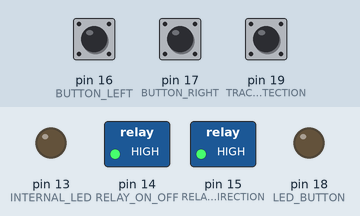
Bench run of a sketch on a simulated Arduino Uno, built with avr-gcc and run on an emulated ATmega328P. Shown: switched loads named in the sketch (green lamp = pin HIGH), output pins drawn as LEDs (lit = HIGH). Dashed ring = blinking. The test bench sets the inputs (shaded band); at power-on: pin 16 (BUTTON_LEFT) HIGH, pin 19 (TRACK_DETECTION) HIGH, pin 17 (BUTTON_RIGHT) HIGH.

Above: at 1.2 s.
1.3 s: pin 16 (BUTTON_LEFT) pulled LOW for 0.15 s
At 1.7 s:
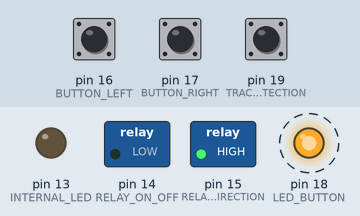
4.3 s: pin 19 (TRACK_DETECTION) pulled LOW for 0.15 s
At 4.7 s:
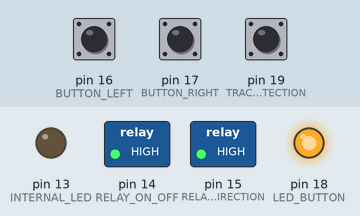
5.9 s: pin 17 (BUTTON_RIGHT) pulled LOW for 0.15 s
At 6.3 s:
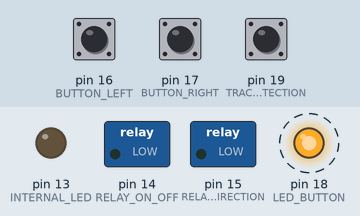
8.9 s: pin 16 (BUTTON_LEFT) pulled LOW for 1 s
At 9.06 s:
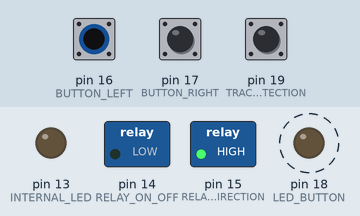
11.9 s: pin 17 (BUTTON_RIGHT) pulled LOW for 1 s
At 12.06 s:
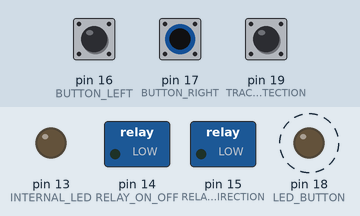
Timing chart, 0 to 15.9 s (numbered marks = the images above; inputs shaded):
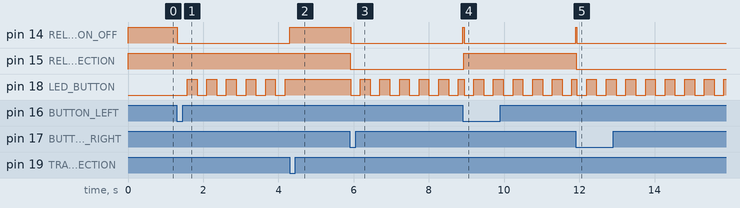

Measured:
- after the input at 1.3 s, pin 14 (RELAY_ON_OFF): HIGH → LOW at once; pin 18 (LED_BUTTON): alternates HIGH for 0.26 s and LOW for 0.26 s, starting after 0.27 s
- after the input at 4.3 s, pin 14 (RELAY_ON_OFF): LOW → HIGH at once; pin 18 (LED_BUTTON): stops changing and stays HIGH
- after the input at 5.9 s, pin 14 (RELAY_ON_OFF), pin 15 (RELAY_DIRECTION): HIGH → LOW at once; pin 18 (LED_BUTTON): alternates HIGH for 0.26 s and LOW for 0.26 s, starting at once
- after the input at 8.9 s, pin 14 (RELAY_ON_OFF): LOW → HIGH at once, → LOW 0.03 s later; pin 15 (RELAY_DIRECTION): LOW → HIGH at once
- after the input at 11.9 s, pin 14 (RELAY_ON_OFF): LOW → HIGH at once, → LOW 0.03 s later; pin 15 (RELAY_DIRECTION): HIGH → LOW at once

The sketch:

RocoVandskiva.ino
```cpp
/*
 * Flatkabel till Roco vändskiva
 * Svart:  Räl hytt
 * Brun:
 * Röd:    Detektering spårläge
 * Orange: Motor
 * Gul:    Detektering spårläge
 * Grön:   Motor
 * Blå:
 * Lila:   Räl ej hytt
 *
 *
 * Svart: GND
 * Blå:   +5v
 * Röd:   A0, 14, Relä på/av
 * Grön:  A1, 15, Relä riktning
 *
 * Sladd till strömbrytare och lysdiod
 * Svart:  GND
 * Grön:   A2, D16
 * Gul:    A3, D17
 * Orange: A4, D18
 */


const int INTERNAL_LED = 13;               // PB5
const int RELAY_ON_OFF = 14;      // PC0, Röd
const int RELAY_DIRECTION = 15;   // PC1, Grön
const int RELAY_ON = LOW;
const int RELAY_OFF = HIGH;
const bool LEFT = true;
const bool RIGHT = false;

const int BUTTON_LEFT = 16;
const int BUTTON_RIGHT= 17;
const int LED_BUTTON = 18;
const int TRACK_DETECTION = 19;

const long MAX_UNSIGNED_LONG = 0xFFFFFFFFL;

void setup() {
  //Initialize serial and wait for port to open:
  Serial.begin(9600);
  while (!Serial) {
    ; // wait for serial port to connect. Needed for native USB port only
  }

  // put your setup code here, to run once:
  digitalWrite(INTERNAL_LED, LOW);
  pinMode(INTERNAL_LED, OUTPUT);
  digitalWrite(RELAY_ON_OFF, RELAY_OFF);
  digitalWrite(RELAY_DIRECTION, RELAY_OFF);
  pinMode(RELAY_ON_OFF, OUTPUT);
  pinMode(RELAY_DIRECTION, OUTPUT);
  pinMode(BUTTON_LEFT, INPUT_PULLUP);
  pinMode(BUTTON_RIGHT, INPUT_PULLUP);
  pinMode(LED_BUTTON, OUTPUT);
  pinMode(TRACK_DETECTION, INPUT_PULLUP);
}


bool buttonLeftIsDown = false;
bool buttonRightIsDown = false;
bool trackDetectionInput = false;
long buttonLeftCount = 0;
long buttonRightCount = 0;
long trackDetectionInputCount = 0;

bool isRunning = false;
bool isRunningLeft = true;
unsigned long counter = 0;
unsigned long lastCounter = 0;
bool waitForTrackDetectionOff = false;

bool ledIsOn = false;
int ledCount = 0;


long timeDiff(long first, long second) {
  return second - first;
}


void checkKeys() {
  if (digitalRead(BUTTON_LEFT) == LOW) {
    buttonLeftIsDown = true;
    buttonLeftCount = counter;
  } else if (timeDiff(buttonLeftCount,counter) > 5) {   // 50 ms
    buttonLeftIsDown = false;
  }

  if (digitalRead(BUTTON_RIGHT) == LOW) {
    buttonRightIsDown = true;
    buttonRightCount = counter;
  } else if (timeDiff(buttonRightCount,counter) > 5) {   // 50 ms
    buttonRightIsDown = false;
  }

  if (digitalRead(TRACK_DETECTION) == LOW) {
    trackDetectionInput = true;
    trackDetectionInputCount = counter;
  } else if (timeDiff(trackDetectionInputCount,counter) > 50) {   // 500 ms
    trackDetectionInput = false;
  }
}


char lastChar = 0;

void printChar(int ch) {
  if (lastChar == ch) return;
  Serial.write(ch);
  lastChar = ch;
}


void startTurntable(bool direction) {

  digitalWrite(RELAY_DIRECTION, direction ? RELAY_OFF : RELAY_ON);

  delay(10);  // Give some time before turning on power after the relay for the direction has been set.

  digitalWrite(RELAY_ON_OFF, RELAY_ON);

  isRunning = true;
  isRunningLeft = direction;
  waitForTrackDetectionOff = true;
  ledIsOn = false;
  ledCount = 0;

  digitalWrite(LED_BUTTON, LOW);
}


void stopTurntable() {
  digitalWrite(RELAY_ON_OFF, RELAY_OFF);
  isRunning = false;
  delay(10);
}


void setLed() {
  ledCount++;
  if (ledCount > 25) {
    if (ledIsOn) {
      ledIsOn = false;
      digitalWrite(LED_BUTTON, LOW);
    } else {
      ledIsOn = true;
      digitalWrite(LED_BUTTON, HIGH);
    }
    ledCount = 0;
  }
}


bool getTrackDetection() {
  bool trackDetection = trackDetectionInput;

  if (!trackDetection) {
    waitForTrackDetectionOff = false;
  }

  if (waitForTrackDetectionOff) {
    trackDetection = false;
  }

  return trackDetection;
}


void loop() {

  delay(10);  // 10 ms
  counter++;

  checkKeys();

  if (buttonLeftIsDown || buttonRightIsDown) {
    waitForTrackDetectionOff = true;
  }

  if (isRunning) {

    setLed();

    if (!buttonLeftIsDown && !buttonRightIsDown && getTrackDetection()) {
      stopTurntable();
    } else if (buttonLeftIsDown && !isRunningLeft) {
      stopTurntable();
    } else if (buttonRightIsDown && isRunningLeft) {
      stopTurntable();
    }

  } else {  // !isRunning

    if (buttonLeftIsDown) {
      startTurntable(LEFT);
    } else if (buttonRightIsDown) {
      startTurntable(RIGHT);
    }
  }

}
```
